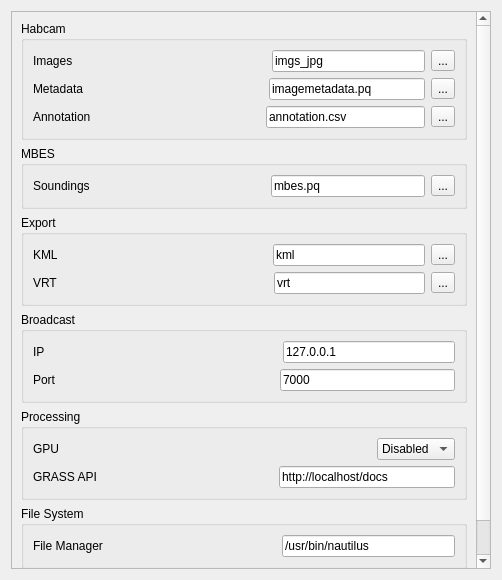
<?xml version="1.0" encoding="UTF-8"?>
<ui version="4.0">
 <class>appsettings</class>
 <widget class="QWidget" name="appsettings">
  <property name="geometry">
   <rect>
    <x>0</x>
    <y>0</y>
    <width>502</width>
    <height>580</height>
   </rect>
  </property>
  <property name="windowTitle">
   <string>Settings</string>
  </property>
  <property name="windowIcon">
   <iconset>
    <normaloff>:/icons/element-vector.gif</normaloff>:/icons/element-vector.gif</iconset>
  </property>
  <layout class="QVBoxLayout" name="verticalLayout_3">
   <item>
    <widget class="QScrollArea" name="scrollArea">
     <property name="widgetResizable">
      <bool>true</bool>
     </property>
     <widget class="QWidget" name="scrollAreaWidgetContents">
      <property name="geometry">
       <rect>
        <x>0</x>
        <y>0</y>
        <width>468</width>
        <height>680</height>
       </rect>
      </property>
      <layout class="QVBoxLayout" name="verticalLayout_10">
       <item>
        <widget class="QGroupBox" name="habcam_config_box">
         <property name="title">
          <string>Habcam</string>
         </property>
         <layout class="QVBoxLayout" name="verticalLayout">
          <item>
           <layout class="QHBoxLayout" name="horizontalLayout">
            <item>
             <widget class="QLabel" name="image_path_label">
              <property name="maximumSize">
               <size>
                <width>90</width>
                <height>16777215</height>
               </size>
              </property>
              <property name="font">
               <font>
                <stylestrategy>PreferDefault</stylestrategy>
               </font>
              </property>
              <property name="layoutDirection">
               <enum>Qt::LeftToRight</enum>
              </property>
              <property name="autoFillBackground">
               <bool>false</bool>
              </property>
              <property name="text">
               <string>Images            </string>
              </property>
             </widget>
            </item>
            <item>
             <spacer name="horizontalSpacer">
              <property name="orientation">
               <enum>Qt::Horizontal</enum>
              </property>
              <property name="sizeHint" stdset="0">
               <size>
                <width>37</width>
                <height>20</height>
               </size>
              </property>
             </spacer>
            </item>
            <item>
             <widget class="QLineEdit" name="image_path">
              <property name="text">
               <string>imgs_jpg</string>
              </property>
             </widget>
            </item>
            <item>
             <widget class="QToolButton" name="select_image_path">
              <property name="text">
               <string>...</string>
              </property>
             </widget>
            </item>
           </layout>
          </item>
          <item>
           <layout class="QHBoxLayout" name="horizontalLayout_2">
            <item>
             <widget class="QLabel" name="metadata_path_label">
              <property name="maximumSize">
               <size>
                <width>90</width>
                <height>16777215</height>
               </size>
              </property>
              <property name="text">
               <string>Metadata       </string>
              </property>
             </widget>
            </item>
            <item>
             <spacer name="horizontalSpacer_2">
              <property name="orientation">
               <enum>Qt::Horizontal</enum>
              </property>
              <property name="sizeHint" stdset="0">
               <size>
                <width>40</width>
                <height>20</height>
               </size>
              </property>
             </spacer>
            </item>
            <item>
             <widget class="QLineEdit" name="metadata_path">
              <property name="text">
               <string>imagemetadata.pq</string>
              </property>
             </widget>
            </item>
            <item>
             <widget class="QToolButton" name="select_metadata_path">
              <property name="text">
               <string>...</string>
              </property>
             </widget>
            </item>
           </layout>
          </item>
          <item>
           <layout class="QHBoxLayout" name="horizontalLayout_11">
            <item>
             <widget class="QLabel" name="imageannotation_path_label">
              <property name="maximumSize">
               <size>
                <width>90</width>
                <height>16777215</height>
               </size>
              </property>
              <property name="text">
               <string>Annotation   </string>
              </property>
             </widget>
            </item>
            <item>
             <spacer name="horizontalSpacer_11">
              <property name="orientation">
               <enum>Qt::Horizontal</enum>
              </property>
              <property name="sizeHint" stdset="0">
               <size>
                <width>58</width>
                <height>20</height>
               </size>
              </property>
             </spacer>
            </item>
            <item>
             <widget class="QLineEdit" name="imageannotation_path">
              <property name="text">
               <string>annotation.csv</string>
              </property>
             </widget>
            </item>
            <item>
             <widget class="QToolButton" name="select_imageannotation_path">
              <property name="text">
               <string>...</string>
              </property>
             </widget>
            </item>
           </layout>
          </item>
         </layout>
        </widget>
       </item>
       <item>
        <widget class="QGroupBox" name="mbes_config_box">
         <property name="title">
          <string>MBES</string>
         </property>
         <layout class="QVBoxLayout" name="verticalLayout_2">
          <item>
           <layout class="QHBoxLayout" name="horizontalLayout_3">
            <item>
             <widget class="QLabel" name="mbes_path_label">
              <property name="text">
               <string>Soundings      </string>
              </property>
             </widget>
            </item>
            <item>
             <spacer name="horizontalSpacer_3">
              <property name="orientation">
               <enum>Qt::Horizontal</enum>
              </property>
              <property name="sizeHint" stdset="0">
               <size>
                <width>40</width>
                <height>20</height>
               </size>
              </property>
             </spacer>
            </item>
            <item>
             <widget class="QLineEdit" name="mbes_path">
              <property name="text">
               <string>mbes.pq</string>
              </property>
             </widget>
            </item>
            <item>
             <widget class="QToolButton" name="select_mbes_path">
              <property name="text">
               <string>...</string>
              </property>
             </widget>
            </item>
           </layout>
          </item>
         </layout>
        </widget>
       </item>
       <item>
        <widget class="QGroupBox" name="export_config_box">
         <property name="title">
          <string>Export</string>
         </property>
         <layout class="QVBoxLayout" name="verticalLayout_5">
          <item>
           <layout class="QHBoxLayout" name="horizontalLayout_5">
            <item>
             <widget class="QLabel" name="label_2">
              <property name="text">
               <string>KML                 </string>
              </property>
             </widget>
            </item>
            <item>
             <spacer name="horizontalSpacer_5">
              <property name="orientation">
               <enum>Qt::Horizontal</enum>
              </property>
              <property name="sizeHint" stdset="0">
               <size>
                <width>40</width>
                <height>20</height>
               </size>
              </property>
             </spacer>
            </item>
            <item>
             <widget class="QLineEdit" name="kml_path">
              <property name="text">
               <string>kml</string>
              </property>
             </widget>
            </item>
            <item>
             <widget class="QToolButton" name="select_kml_path">
              <property name="text">
               <string>...</string>
              </property>
             </widget>
            </item>
           </layout>
          </item>
          <item>
           <layout class="QHBoxLayout" name="horizontalLayout_6">
            <item>
             <widget class="QLabel" name="vrt_label">
              <property name="text">
               <string>VRT                  </string>
              </property>
             </widget>
            </item>
            <item>
             <spacer name="horizontalSpacer_6">
              <property name="orientation">
               <enum>Qt::Horizontal</enum>
              </property>
              <property name="sizeHint" stdset="0">
               <size>
                <width>40</width>
                <height>20</height>
               </size>
              </property>
             </spacer>
            </item>
            <item>
             <widget class="QLineEdit" name="vrt_path">
              <property name="text">
               <string>vrt</string>
              </property>
             </widget>
            </item>
            <item>
             <widget class="QToolButton" name="select_vrt_path">
              <property name="text">
               <string>...</string>
              </property>
             </widget>
            </item>
           </layout>
          </item>
         </layout>
        </widget>
       </item>
       <item>
        <widget class="QGroupBox" name="broadcast_config_box">
         <property name="title">
          <string>Broadcast</string>
         </property>
         <layout class="QVBoxLayout" name="verticalLayout_6">
          <item>
           <layout class="QVBoxLayout" name="verticalLayout_7">
            <item>
             <layout class="QHBoxLayout" name="horizontalLayout_7">
              <item>
               <widget class="QLabel" name="broadcast_IP_label">
                <property name="text">
                 <string>IP                  </string>
                </property>
               </widget>
              </item>
              <item>
               <spacer name="horizontalSpacer_7">
                <property name="orientation">
                 <enum>Qt::Horizontal</enum>
                </property>
                <property name="sizeHint" stdset="0">
                 <size>
                  <width>40</width>
                  <height>20</height>
                 </size>
                </property>
               </spacer>
              </item>
              <item>
               <widget class="QLineEdit" name="broadcast_ip">
                <property name="text">
                 <string>127.0.0.1</string>
                </property>
               </widget>
              </item>
             </layout>
            </item>
            <item>
             <layout class="QHBoxLayout" name="horizontalLayout_8">
              <item>
               <widget class="QLabel" name="broadcast_port_label">
                <property name="text">
                 <string>Port             </string>
                </property>
               </widget>
              </item>
              <item>
               <spacer name="horizontalSpacer_8">
                <property name="orientation">
                 <enum>Qt::Horizontal</enum>
                </property>
                <property name="sizeHint" stdset="0">
                 <size>
                  <width>40</width>
                  <height>20</height>
                 </size>
                </property>
               </spacer>
              </item>
              <item>
               <widget class="QLineEdit" name="broadcast_port">
                <property name="inputMethodHints">
                 <set>Qt::ImhNone</set>
                </property>
                <property name="text">
                 <string>7000</string>
                </property>
                <property name="echoMode">
                 <enum>QLineEdit::Normal</enum>
                </property>
               </widget>
              </item>
             </layout>
            </item>
           </layout>
          </item>
         </layout>
        </widget>
       </item>
       <item>
        <widget class="QGroupBox" name="groupBox">
         <property name="title">
          <string>Processing</string>
         </property>
         <layout class="QVBoxLayout" name="verticalLayout_4">
          <item>
           <layout class="QHBoxLayout" name="horizontalLayout_12">
            <item>
             <widget class="QLabel" name="label">
              <property name="text">
               <string>GPU</string>
              </property>
             </widget>
            </item>
            <item>
             <spacer name="horizontalSpacer_10">
              <property name="orientation">
               <enum>Qt::Horizontal</enum>
              </property>
              <property name="sizeHint" stdset="0">
               <size>
                <width>40</width>
                <height>20</height>
               </size>
              </property>
             </spacer>
            </item>
            <item>
             <widget class="QComboBox" name="gpu_avaibility">
              <item>
               <property name="text">
                <string>Disabled</string>
               </property>
              </item>
              <item>
               <property name="text">
                <string>Enabled</string>
               </property>
              </item>
             </widget>
            </item>
           </layout>
          </item>
          <item>
           <layout class="QHBoxLayout" name="horizontalLayout_13">
            <item>
             <widget class="QLabel" name="label_4">
              <property name="text">
               <string>GRASS API</string>
              </property>
             </widget>
            </item>
            <item>
             <spacer name="horizontalSpacer_12">
              <property name="orientation">
               <enum>Qt::Horizontal</enum>
              </property>
              <property name="sizeHint" stdset="0">
               <size>
                <width>40</width>
                <height>20</height>
               </size>
              </property>
             </spacer>
            </item>
            <item>
             <widget class="QLineEdit" name="grass_api_endpoint">
              <property name="text">
               <string>http://localhost/docs</string>
              </property>
             </widget>
            </item>
           </layout>
          </item>
         </layout>
        </widget>
       </item>
       <item>
        <widget class="QGroupBox" name="filesystem_config_box">
         <property name="title">
          <string>File System</string>
         </property>
         <layout class="QVBoxLayout" name="verticalLayout_9">
          <item>
           <layout class="QHBoxLayout" name="horizontalLayout_9">
            <item>
             <widget class="QLabel" name="filnamager_label">
              <property name="text">
               <string>File Manager</string>
              </property>
             </widget>
            </item>
            <item>
             <spacer name="horizontalSpacer_9">
              <property name="orientation">
               <enum>Qt::Horizontal</enum>
              </property>
              <property name="sizeHint" stdset="0">
               <size>
                <width>40</width>
                <height>20</height>
               </size>
              </property>
             </spacer>
            </item>
            <item>
             <widget class="QLineEdit" name="filemanager">
              <property name="text">
               <string>/usr/bin/nautilus</string>
              </property>
             </widget>
            </item>
           </layout>
          </item>
         </layout>
        </widget>
       </item>
       <item>
        <spacer name="verticalSpacer">
         <property name="orientation">
          <enum>Qt::Vertical</enum>
         </property>
         <property name="sizeHint" stdset="0">
          <size>
           <width>20</width>
           <height>40</height>
          </size>
         </property>
        </spacer>
       </item>
       <item>
        <layout class="QHBoxLayout" name="horizontalLayout_4">
         <item>
          <widget class="QPushButton" name="quit">
           <property name="text">
            <string>Close</string>
           </property>
          </widget>
         </item>
         <item>
          <spacer name="horizontalSpacer_4">
           <property name="orientation">
            <enum>Qt::Horizontal</enum>
           </property>
           <property name="sizeHint" stdset="0">
            <size>
             <width>40</width>
             <height>20</height>
            </size>
           </property>
          </spacer>
         </item>
         <item>
          <widget class="QPushButton" name="setOption">
           <property name="text">
            <string>Set</string>
           </property>
          </widget>
         </item>
        </layout>
       </item>
      </layout>
     </widget>
    </widget>
   </item>
  </layout>
 </widget>
 <resources>
  <include location="../resources.qrc"/>
 </resources>
 <connections/>
</ui>
